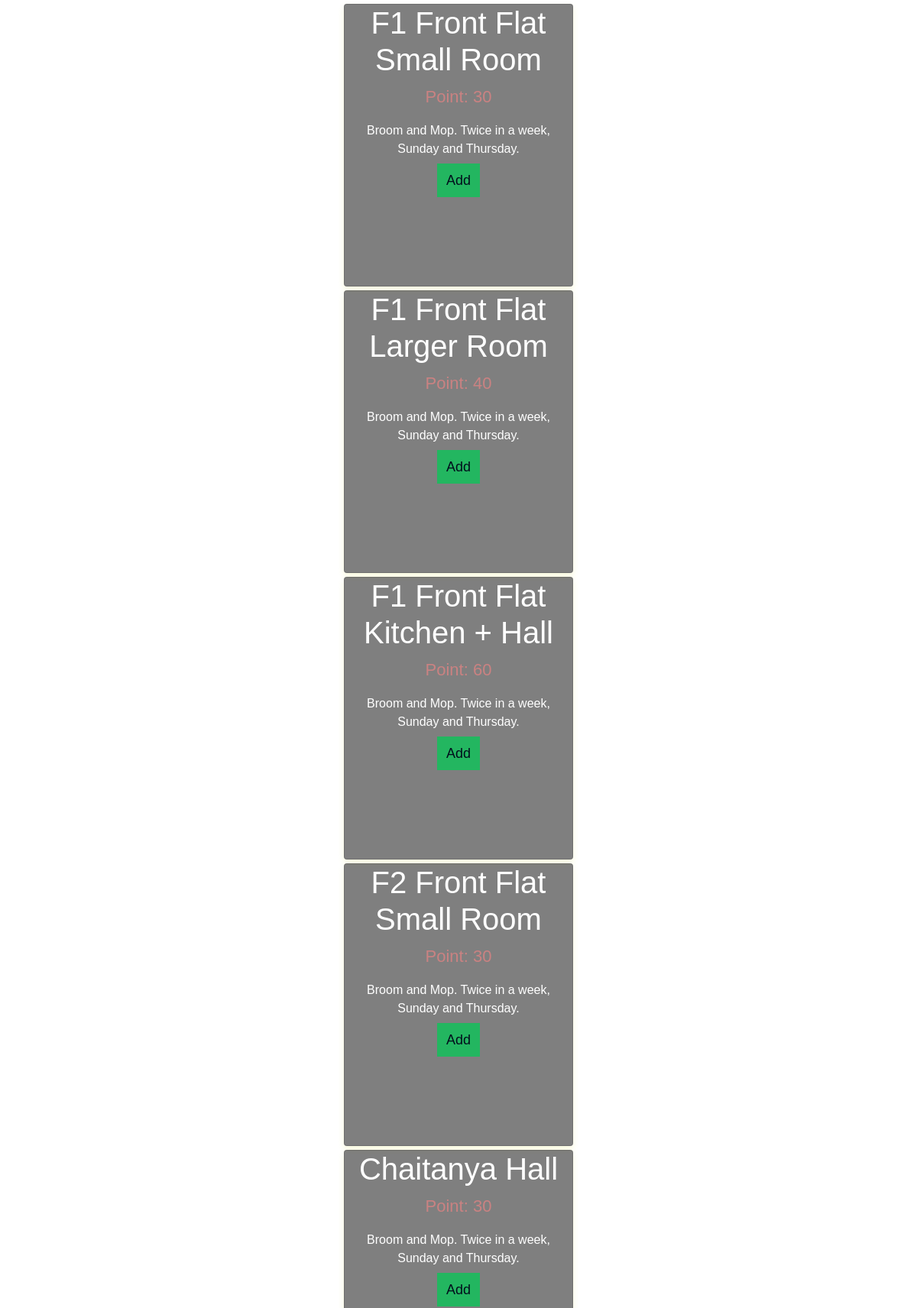
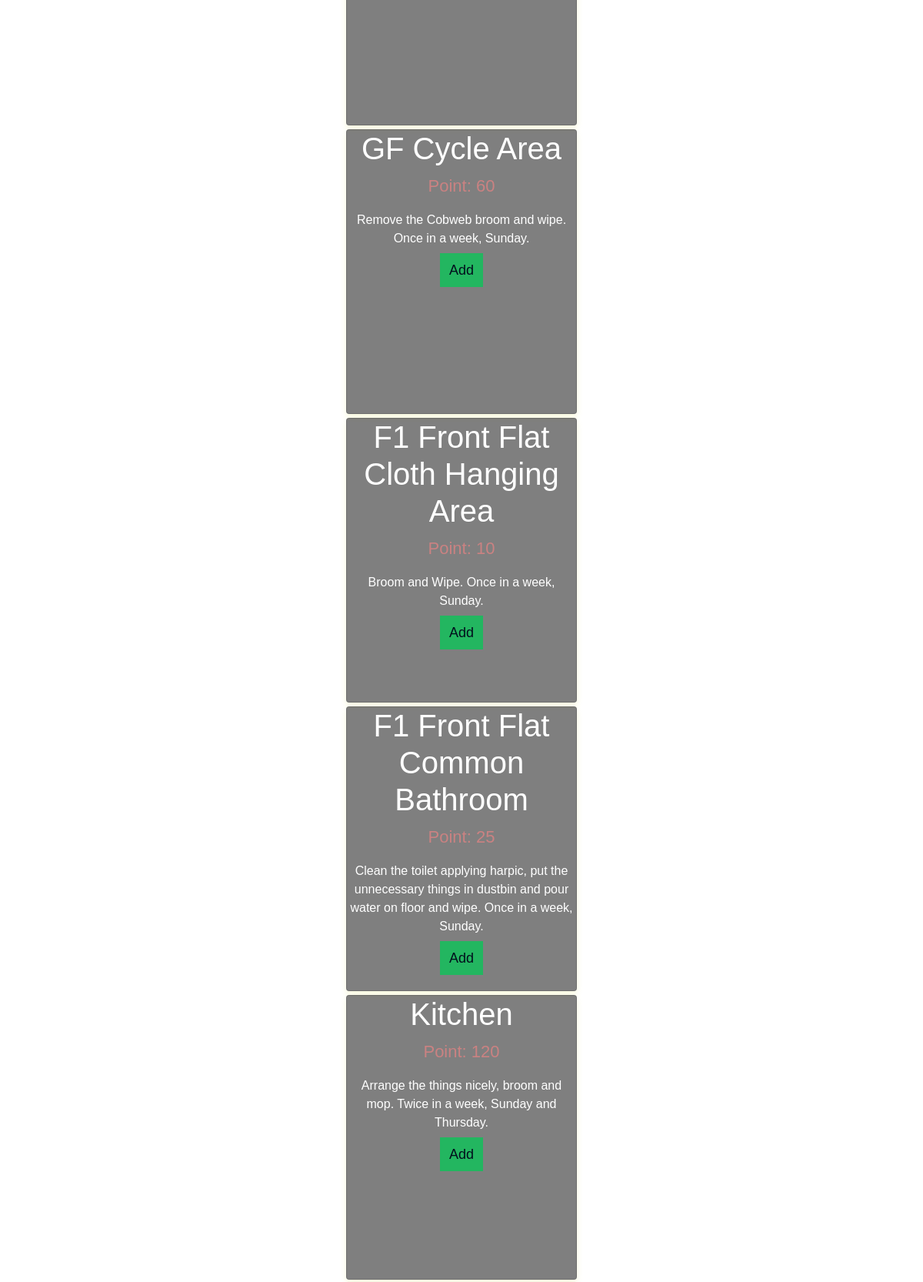
Screenshot of /user/17/add_services/ (upper part) with the database file from the repository (2 pictures, top to bottom).
### clean/models.py (models this page shows, shortened)
class Service(models.Model):
    name = models.CharField(max_length=100)
    description = models.CharField(max_length=500,default='hare krishna')
    point = models.IntegerField(default=0)
    deadline = models.DateTimeField()
    devotee = models.ForeignKey(Devotee,on_delete=models.CASCADE,related_name='services',null=True)
    taken = models.BooleanField(default = False)
    done = models.BooleanField(default=False)

### clean/views.py (the view)
# urls.py: path("user/<int:user_pk>/add_services/", views.all_avail_services, name="all_avail_services"),
def all_avail_services(request,user_pk):
    user = get_object_or_404(User,pk=user_pk)
    services = Service.objects.filter(taken=False).order_by('deadline')
    return render(request,'clean/all_avail_services.html', {'user':user,'services':services})

### templates/clean/all_avail_services.html (shortened to what this page needs)
{% extends "clean/layout.html" %}
{% block body %}
  {% if services|length %}
    {% for service in services %}
      <div class="card">
        <h1>{{service.name}}</h1>
        <p class="price">Point: {{service.point}}</p>
        <p>{{service.description}}</p>
        <p><a href="{% url 'clean:dev_add_service' user_pk=user.pk service_pk=service.pk %}">Add</a></p>
      </div>
    {% endfor %}
  {% else %}
    <h1 class="center links height30">No Service To Take:)</h1>
  {% endif %}
{% endblock %}

### templates/clean/layout.html (style rules this page uses)
html,body { background-image: url('http://getwallpapers.com/wallpaper/full/a/5/d/544750.jpg'); background-repeat: repeat-y; background-size: cover; height: 100%; font-family: 'Numans', sans-serif; }
.card { height: 370px; margin-top: auto; margin-bottom: auto; width: 400px; background-color: rgba(0,0,0,0.5) !important; }

### templates/clean/all_avail_services.html (style rules this page uses)
.card { box-shadow: 0 4px 8px 0 hsla(64, 73%, 60%, 0.2); max-width: 300px; margin: 5px auto; text-align: center; font-family: arial; color: white; }
.price { color: rgb(202, 130, 130); font-size: 22px; }
.card a { border: none; outline: 0; padding: 12px; color: rgb(2, 16, 29); background-color: rgb(35, 182, 96); text-align: center; cursor: pointer; width: 100%; font-size: 18px; }

### rows the page displays
Service: name "F1 Front Flat Small Room", point "30", description "Broom and Mop. Twice in a week, Sunday and Thursday."
Service: name "F1 Front Flat Larger Room", point "40", description "Broom and Mop. Twice in a week, Sunday and Thursday."
Service: name "F1 Front Flat Kitchen + Hall", point "60", description "Broom and Mop. Twice in a week, Sunday and Thursday."
Service: name "F2 Front Flat Small Room", point "30", description "Broom and Mop. Twice in a week, Sunday and Thursday."
Service: name "Chaitanya Hall", point "30", description "Broom and Mop. Twice in a week, Sunday and Thursday."
Service: name "GF Cycle Area", point "60", description "Remove the Cobweb broom and wipe. Once in a week, Sunday."
Service: name "F1 Front Flat Cloth Hanging Area", point "10", description "Broom and Wipe. Once in a week, Sunday."
Service: name "F1 Front Flat Common Bathroom", point "25", description "Clean the toilet applying harpic, put the unnecessary things in dustbin and pour water on floor and wipe. Once in a week, Sunday."
Service: name "Kitchen", point "120", description "Arrange the things nicely, broom and mop. Twice in a week, Sunday and Thursday."
